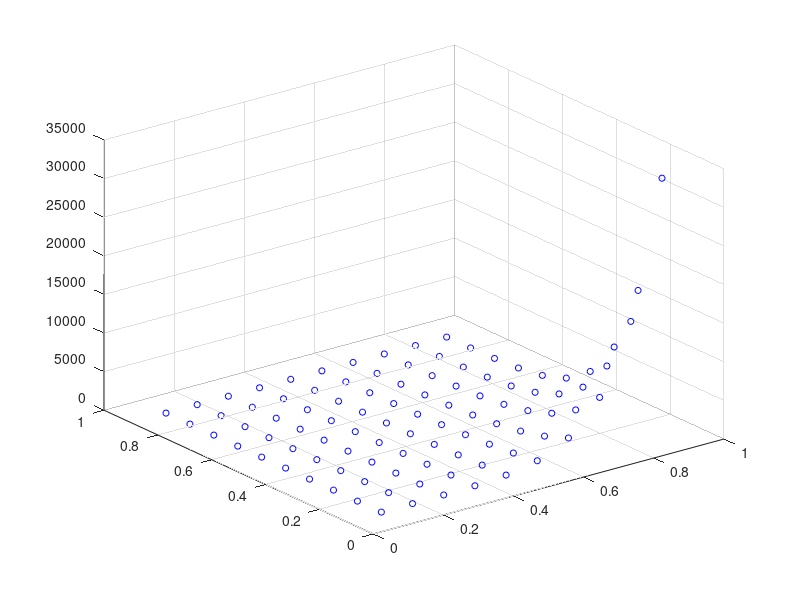

Recreate this plot in MATLAB.
%% Laplace 2D par differences finies
%{

On cherche u une fonction de classe C^2 sur [0,L]x[0,L] verifiant

   d^2u       d^2u
- ------  -  ------  = f(x,y)
   dx^2       dy^2
 
 avec les conditions de Dirichlet homogenes:
      u(0,y) = u(x,0) = u(L,y) = u(x,L) = 0
     
    
     L  _____________________________________________
       |                                             |
       |                                 u(xi,yj)    |
    yj |---------------------------------- +         |
       |                                   :         |
       |                                   :         |
       |                                   :         |
  y    |                                   :         |
       |                                   :         |
       |                                   :         |
       |                                   :         |
       |                                   :         |
       |                                   :         |
       |                                   :         |
       |                                   :         |
     0 |_____________________________________________|
       0                                  xi         L     
                            x       
%}

function res = laplace2D_eleve()
  clear 
  close all
  clc
  
  % borne sup du carre de resolution
  L           = 1;
  % nombre de points de subdivision
  N           = 10;
  % pas du maillage suivant x et y 
  h           = L/N
  % subdivision pour construire le maillage du carre [0;L]x[0,L]
  nc          = linspace(h,L-h,N);
  % maillage de la carre [0;L]x[0,L]
  [xx,yy]     = meshgrid(nc,nc);

  % terme source 
  f           = @(x,y) x;
  % terme source evalue sur les noeuds du maillage de taille NxN
  F           = f(xx,xx);
  % on transforme F en vecteur de taille N^2x1
  F           = reshape(F,N^2,1);
  
  % matrice identite de taille NxN
  Id          = eye(N,N);
  % construction de la matrice A tel que AU = F
  % A est une matrice par blocs :
  %       - les elements diagonaux sont la matrice D
  %       - les elements sur-diagonaux et sous diagonaux sont les matrices -Id
  D           = Id-diag(ones(N-1,1),1); 
  A           = kron(Id,D) - kron(diag(ones(N-1,1),-1),Id);
  % Resolution du systeme lineaire obtenu : on obtient U de taille N^2x1             
  U           = A\F;
  % on transforme le vecteur U en une matrice de taille NxN
  U           = reshape(U,N,N);
  
  % Affichage des resultats
  figure(1)
  scatter3(xx(:),yy(:),U(:),20,'b');
  
  res = h^2*sum(U);

end
